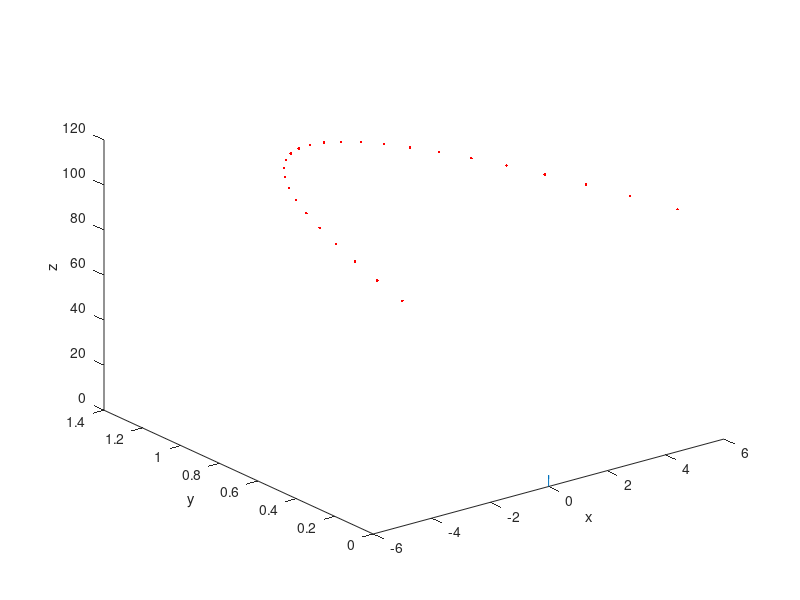

Source code (MATLAB): (Note: this script raises an error after producing the figure.)
clear;

%% Initialize constants
g = 9.82; %m/s^2
D = [0; -1; 0]; %Direction of gravity

%% Get camera matrix

P = eye(3,4);
K = eye(3);

P_tilde = K\P;

R = P_tilde(1:3,1:3);
t = P_tilde(1:3,4);

%% Get the time difference
delta_t = 1/25; %Framerate of video.
nbr_frames = 25;
t = (0:nbr_frames)*delta_t;

%% Generate 3D data

X0 = [-5; 0; 100];

V0 = [10; 5; 2];

X = X0 + V0*t + g/2*D*t.^2;

figure(1);
clf;
plot3(X(1,:), X(2,:), X(3,:), '.r')
hold on;
quiver3(0, 0, 0, 0, 0, 1, 5)
xlabel('x');
ylabel('y');
zlabel('z');

X = [X; ones(1,size(X,2))];

%% Project 3D data

x = P*X;
lambda_corr = x(3,:); %The correct values that should be found;

x = pflat(x);

figure(2)
plot(x(1,:), x(2,:), '.b');

x_tilde = pflat(K\x);
figure(3)
plot(x_tilde(1,:), x_tilde(2,:), '.b');

%% Establish b and A matrices.
%Starting not at x0, but x1:
N = size(X,2) - 1;
x0_tilde = x_tilde(:,1);
% i*delta_t is substituted by t;
%b can now quickly be calculated by:
b = -g/2*R*D*(t(2:end)).^2;
b = b(:);

%but I will also do this inside for loop:
% b_old = b;
% b = b*0;

A = zeros(3*N, 3+1+N);

Rdt = R*delta_t;

for i = 1:N
    curr_start_row = (i-1)*3+1;
    curr_end_row = curr_start_row + 2;
    curr_start_col = i+3+1;
    x_index = i + 1; %because first sample is x0_tilde
    A(curr_start_row:curr_end_row, 1:3) = Rdt*i;
    A(curr_start_row:curr_end_row, 4) = x0_tilde;
    A(curr_start_row:curr_end_row, curr_start_col) = -x_tilde(:,x_index);
end

sol = A\b;
Result_and_correct = [sol, [V0; lambda_corr']]